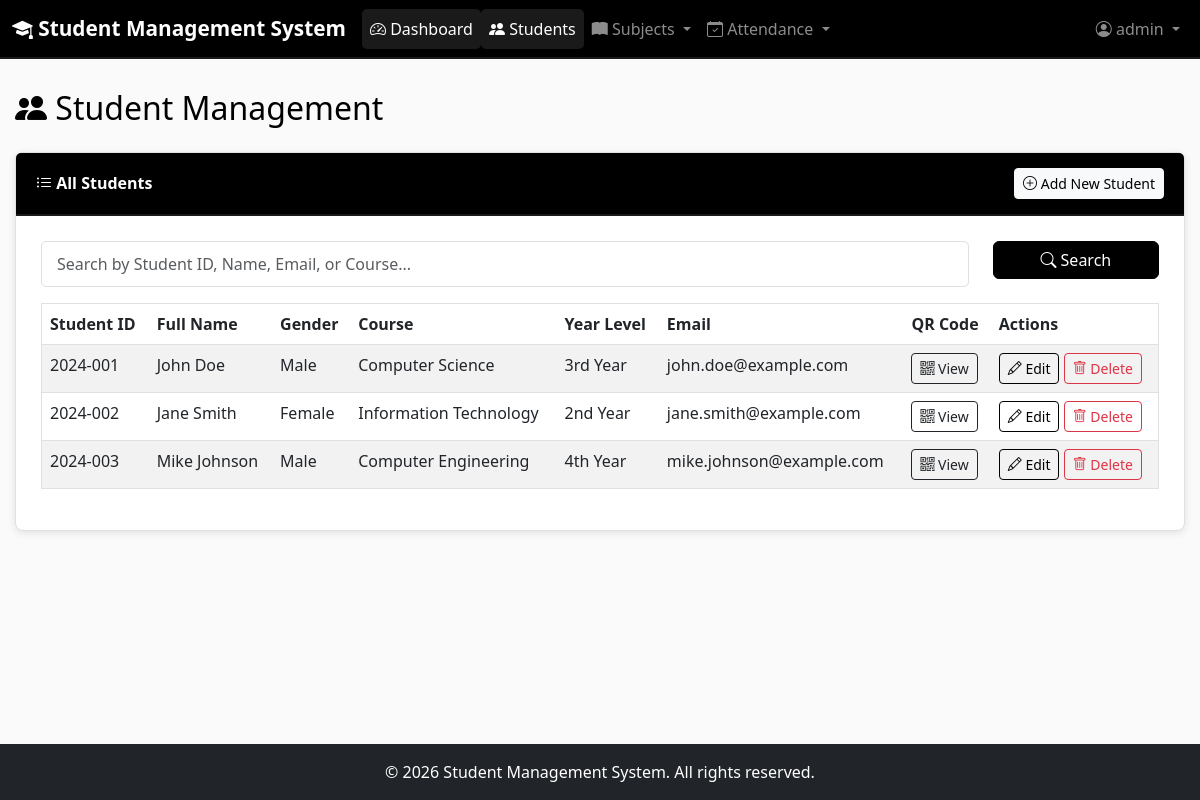
The page /students/index.php (signed in) on the database its author committed.
### tables this page shows
CREATE TABLE IF NOT EXISTS students (
    id INT AUTO_INCREMENT PRIMARY KEY,
    student_id VARCHAR(20) NOT NULL UNIQUE,
    full_name VARCHAR(100) NOT NULL,
    gender ENUM('Male', 'Female', 'Other') NOT NULL,
    course VARCHAR(100) NOT NULL,
    year_level ENUM('1st Year', '2nd Year', '3rd Year', '4th Year', '5th Year') NOT NULL,
    email VARCHAR(100) NOT NULL UNIQUE,
    qr_code VARCHAR(255) NULL,
    created_at TIMESTAMP DEFAULT CURRENT_TIMESTAMP,
    updated_at TIMESTAMP DEFAULT CURRENT_TIMESTAMP ON UPDATE CURRENT_TIMESTAMP,
    INDEX idx_student_id (student_id),
    INDEX idx_email (email)
);

### config/database.php (called while the page is built, shortened)
<?php
try {
    $pdo = new PDO(
        "mysql:host=" . DB_HOST . ";dbname=" . DB_NAME . ";charset=utf8mb4",
        DB_USER,
        DB_PASS,
        [
            PDO::ATTR_ERRMODE => PDO::ERRMODE_EXCEPTION,
            PDO::ATTR_DEFAULT_FETCH_MODE => PDO::FETCH_ASSOC,
            PDO::ATTR_EMULATE_PREPARES => false
        ]
    );
} catch (PDOException $e) {
    die("Database connection failed: " . $e->getMessage());
}
function query($sql, $params = []) {
    global $pdo;
    try {
        $stmt = $pdo->prepare($sql);
        $stmt->execute($params);
        return $stmt;
    } catch (PDOException $e) {
        error_log("Query Error: " . $e->getMessage());
        return false;
    }
}
function fetchAll($sql, $params = []) {
    $stmt = query($sql, $params);
    return $stmt ? $stmt->fetchAll() : [];
}
?>

### students/index.php (the view, shortened to what this page needs)
<?php
require_once '../config/database.php';
$search = isset($_GET['search']) ? trim($_GET['search']) : '';
$where_clause = '';
$params = [];
$sql = "SELECT * FROM students $where_clause ORDER BY created_at DESC";
$students = fetchAll($sql, $params);
require_once '../includes/header.php';
?>
<div class="row">
    <div class="col-12">
        <h2 class="mb-4"><i class="bi bi-people-fill"></i> Student Management</h2>
    </div>
</div>
<div class="card">
    <div class="card-header d-flex justify-content-between align-items-center">
        <span><i class="bi bi-list-ul"></i> All Students</span>
        <a href="add.php" class="btn btn-light btn-sm">
            <i class="bi bi-plus-circle"></i> Add New Student
        </a>
    </div>
    <div class="card-body">
        <form method="GET" class="mb-3">
            <div class="row">
                <div class="col-md-10">
                    <input type="text" name="search" class="form-control" placeholder="Search by Student ID, Name, Email, or Course..." value="<?php echo htmlspecialchars($search); ?>">
                </div>
                <div class="col-md-2">
                    <button type="submit" class="btn btn-dark w-100">
                        <i class="bi bi-search"></i> Search
                    </button>
                </div>
            </div>
        </form>
        <?php if (count($students) > 0): ?>
            <div class="table-responsive">
                <table class="table table-hover table-striped" id="studentsTable">
                    <thead>
                        <tr>
                            <th>Student ID</th>
                            <th>Full Name</th>
                            <th>Gender</th>
                            <th>Course</th>
                            <th>Year Level</th>
                            <th>Email</th>
                            <th>QR Code</th>
                            <th>Actions</th>
                        </tr>
                    </thead>
                    <tbody>
                        <?php foreach ($students as $student): ?>
                            <tr>
                                <td><?php echo htmlspecialchars($student['student_id']); ?></td>
                                <td><?php echo htmlspecialchars($student['full_name']); ?></td>
                                <td><?php echo htmlspecialchars($student['gender']); ?></td>
                                <td><?php echo htmlspecialchars($student['course']); ?></td>
                                <td><?php echo htmlspecialchars($student['year_level']); ?></td>
                                <td><?php echo htmlspecialchars($student['email']); ?></td>
                                <td>
                                    <?php if ($student['qr_code']): ?>
                                        <button class="btn btn-sm btn-outline-dark" onclick="showQRCode('<?php echo htmlspecialchars($student['student_id']); ?>')">
                                            <i class="bi bi-qr-code"></i> View
                                        </button>
                                    <?php endif; ?>
                                </td>
                                <td>
                                    <a href="edit.php?id=<?php echo $student['id']; ?>" class="btn btn-sm btn-outline-primary">
                                        <i class="bi bi-pencil"></i> Edit
                                    </a>
                                    <a href="delete.php?id=<?php echo $student['id']; ?>" class="btn btn-sm btn-outline-danger" onclick="return confirmDelete('Are you sure you want to delete this student?')">
                                        <i class="bi bi-trash"></i> Delete
                                    </a>
                                </td>
                            </tr>
                        <?php endforeach; ?>
                    </tbody>
                </table>
            </div>
        <?php endif; ?>
    </div>
</div>
<?php require_once '../includes/footer.php'; ?>

### includes/header.php (shortened to what this page needs)
<?php
$current_page = basename($_SERVER['PHP_SELF']);
?>
<!DOCTYPE html>
<html lang="en">
<head>
    <link href="https://cdn.jsdelivr.net/npm/bootstrap@5.3.0/dist/css/bootstrap.min.css" rel="stylesheet">
    <link rel="stylesheet" href="https://cdn.jsdelivr.net/npm/bootstrap-icons@1.11.1/font/bootstrap-icons.css">
    <link rel="stylesheet" href="/amsp/assets/css/style.css">
</head>
<body>
    <?php if (isset($_SESSION['user_id'])): ?>
    <nav class="navbar navbar-expand-lg navbar-dark bg-dark">
        <div class="container-fluid">
            <a class="navbar-brand" href="/amsp/index.php">
                <i class="bi bi-mortarboard-fill"></i> Student Management System
            </a>
            <div class="collapse navbar-collapse" id="navbarNav">
                <ul class="navbar-nav me-auto">
                    <li class="nav-item">
                        <a class="nav-link <?php echo $current_page == 'index.php' ? 'active' : ''; ?>" href="/amsp/index.php">
                            <i class="bi bi-speedometer2"></i> Dashboard
                        </a>
                    </li>
                    <li class="nav-item">
                        <a class="nav-link <?php echo strpos($_SERVER['REQUEST_URI'], '/students/') !== false ? 'active' : ''; ?>" href="/amsp/students/index.php">
                            <i class="bi bi-people-fill"></i> Students
                        </a>
                    </li>
                    <li class="nav-item dropdown">
                        <a class="nav-link dropdown-toggle <?php echo strpos($_SERVER['REQUEST_URI'], '/subjects/') !== false ? 'active' : ''; ?>" href="#" id="subjectsDropdown" role="button" data-bs-toggle="dropdown">
                            <i class="bi bi-book-fill"></i> Subjects
                        </a>
                    </li>
                    <li class="nav-item dropdown">
                        <a class="nav-link dropdown-toggle <?php echo strpos($_SERVER['REQUEST_URI'], '/attendance/') !== false ? 'active' : ''; ?>" href="#" id="attendanceDropdown" role="button" data-bs-toggle="dropdown">
                            <i class="bi bi-calendar-check"></i> Attendance
                        </a>
                    </li>
                </ul>
                <ul class="navbar-nav">
                    <li class="nav-item dropdown">
                        <a class="nav-link dropdown-toggle" href="#" id="userDropdown" role="button" data-bs-toggle="dropdown">
                            <i class="bi bi-person-circle"></i> <?php echo htmlspecialchars($_SESSION['username']); ?>
                        </a>
                    </li>
                </ul>
            </div>
        </div>
    </nav>
    <?php endif; ?>
    <div class="container-fluid main-container">

### includes/footer.php (shortened to what this page needs)
    </div>
    <footer class="footer mt-auto py-3 bg-dark text-white">
        <div class="container text-center">
            <span>&copy; <?php echo date('Y'); ?> Student Management System. All rights reserved.</span>
        </div>
    </footer>
</body>
</html>

### assets/css/style.css (style rules this page uses)
:root { --primary-black: #000000; --secondary-black: #1a1a1a; --light-gray: #f5f5f5; --lighter-gray: #fafafa; --white: #ffffff; --border-color: #e0e0e0; --shadow: rgba(0, 0, 0, 0.1); }
* { margin: 0; padding: 0; box-sizing: border-box; }
body { font-family: 'Segoe UI', Tahoma, Geneva, Verdana, sans-serif; background-color: var(--lighter-gray); color: var(--primary-black); min-height: 100vh; display: flex; flex-direction: column; }
.navbar-dark { background-color: var(--primary-black) !important; border-bottom: 2px solid var(--secondary-black); }
.navbar-brand { font-weight: 600; font-size: 1.3rem; }
.nav-link.active { background-color: var(--secondary-black); border-radius: 5px; }
.main-container { flex: 1; padding: 30px 15px; background-color: var(--lighter-gray); }
.card { border: 1px solid var(--border-color); border-radius: 8px; box-shadow: 0 2px 8px var(--shadow); background-color: var(--white); margin-bottom: 20px; }
.card-header { background-color: var(--primary-black); color: var(--white); font-weight: 600; border-bottom: 2px solid var(--secondary-black); padding: 15px 20px; }
.card-body { padding: 25px; }
.table { background-color: var(--white); border: 1px solid var(--border-color); }
.table thead { background-color: var(--primary-black); color: var(--white); }
.table-striped tbody tr:nth-of-type(odd) { background-color: var(--light-gray); }
.btn-outline-primary { color: var(--primary-black); border-color: var(--primary-black); }
.btn-dark { background-color: var(--primary-black); border-color: var(--primary-black); }
.form-control, .form-select { border: 1px solid var(--border-color); border-radius: 5px; padding: 10px 15px; }
.footer { background-color: var(--primary-black); color: var(--white); margin-top: auto; }

### rows shown on the page
students: student "2024-001", full_name "John Doe", gender "Male", course "Computer Science", year_level "3rd Year", email "john.doe@example.com"
students: student "2024-002", full_name "Jane Smith", gender "Female", course "Information Technology", year_level "2nd Year", email "jane.smith@example.com"
students: student "2024-003", full_name "Mike Johnson", gender "Male", course "Computer Engineering", year_level "4th Year", email "mike.johnson@example.com"

### other values the page prints
$_SESSION['username'] "admin"
